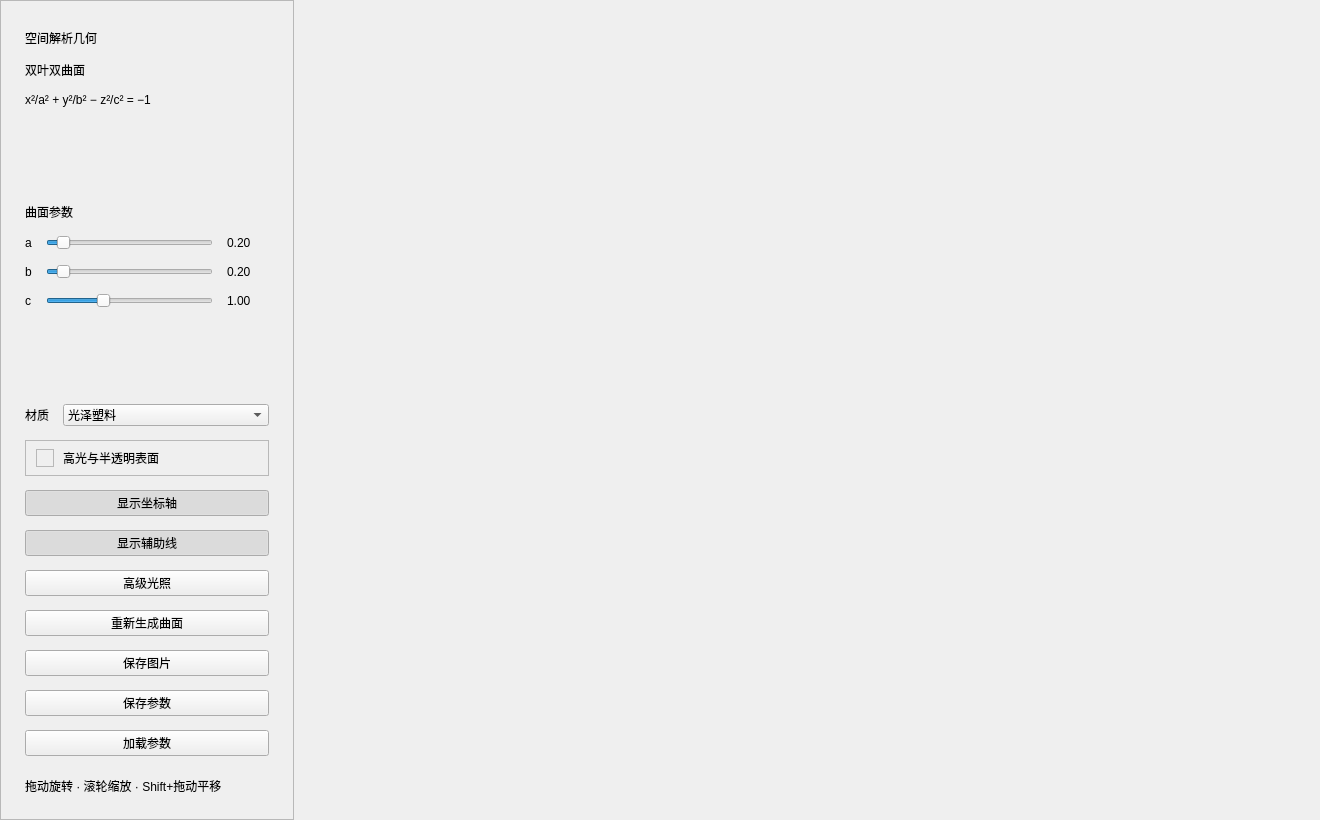
<?xml version="1.0" encoding="UTF-8"?>
<ui version="4.0">
 <class>MainWindow</class>
 <widget class="QMainWindow" name="MainWindow">
  <property name="geometry"><rect><x>0</x><y>0</y><width>1320</width><height>820</height></rect></property>
  <property name="windowTitle"><string>Math 教学 </string></property>
  <widget class="QWidget" name="centralwidget">
   <layout class="QHBoxLayout" name="rootLayout">
    <property name="spacing"><number>0</number></property>
    <property name="leftMargin"><number>0</number></property><property name="topMargin"><number>0</number></property><property name="rightMargin"><number>0</number></property><property name="bottomMargin"><number>0</number></property>
    <item>
     <widget class="QFrame" name="sidebar">
      <property name="minimumSize"><size><width>294</width><height>0</height></size></property>
      <property name="maximumSize"><size><width>294</width><height>16777215</height></size></property>
      <property name="frameShape"><enum>QFrame::StyledPanel</enum></property>
      <layout class="QVBoxLayout" name="sidebarLayout">
       <property name="leftMargin"><number>24</number></property><property name="topMargin"><number>28</number></property><property name="rightMargin"><number>24</number></property><property name="bottomMargin"><number>24</number></property>
       <property name="spacing"><number>14</number></property>
       <item><widget class="QLabel" name="titleLabel"><property name="text"><string>空间解析几何</string></property></widget></item>
       <item><widget class="QLabel" name="surfaceLabel"><property name="text"><string>双叶双曲面</string></property></widget></item>
       <item><widget class="QLabel" name="formulaLabel"><property name="text"><string>x²/a² + y²/b² − z²/c² = −1</string></property><property name="wordWrap"><bool>true</bool></property></widget></item>
       <item><spacer name="parameterSpacer"><property name="orientation"><enum>Qt::Vertical</enum></property><property name="sizeHint" stdset="0"><size><width>20</width><height>6</height></size></property></spacer></item>
       <item><widget class="QLabel" name="parameterLabel"><property name="text"><string>曲面参数</string></property></widget></item>
       <item><layout class="QFormLayout" name="parameterForm">
        <property name="verticalSpacing"><number>14</number></property>
        <item row="0" column="0"><widget class="QLabel" name="aLabel"><property name="text"><string>a</string></property></widget></item>
        <item row="0" column="1"><layout class="QHBoxLayout" name="aLayout"><item><widget class="QSlider" name="aSlider"><property name="orientation"><enum>Qt::Horizontal</enum></property><property name="minimum"><number>1</number></property><property name="maximum"><number>300</number></property><property name="value"><number>20</number></property></widget></item><item><widget class="QLabel" name="aValue"><property name="minimumSize"><size><width>42</width><height>0</height></size></property><property name="text"><string>0.20</string></property></widget></item></layout></item>
        <item row="1" column="0"><widget class="QLabel" name="bLabel"><property name="text"><string>b</string></property></widget></item>
        <item row="1" column="1"><layout class="QHBoxLayout" name="bLayout"><item><widget class="QSlider" name="bSlider"><property name="orientation"><enum>Qt::Horizontal</enum></property><property name="minimum"><number>1</number></property><property name="maximum"><number>300</number></property><property name="value"><number>20</number></property></widget></item><item><widget class="QLabel" name="bValue"><property name="minimumSize"><size><width>42</width><height>0</height></size></property><property name="text"><string>0.20</string></property></widget></item></layout></item>
        <item row="2" column="0"><widget class="QLabel" name="cLabel"><property name="text"><string>c</string></property></widget></item>
        <item row="2" column="1"><layout class="QHBoxLayout" name="cLayout"><item><widget class="QSlider" name="cSlider"><property name="orientation"><enum>Qt::Horizontal</enum></property><property name="minimum"><number>1</number></property><property name="maximum"><number>300</number></property><property name="value"><number>100</number></property></widget></item><item><widget class="QLabel" name="cValue"><property name="minimumSize"><size><width>42</width><height>0</height></size></property><property name="text"><string>1.00</string></property></widget></item></layout></item>
       </layout></item>
       <item><spacer name="actionsSpacer"><property name="orientation"><enum>Qt::Vertical</enum></property><property name="sizeHint" stdset="0"><size><width>20</width><height>6</height></size></property></spacer></item>
    <item>
     <layout class="QFormLayout" name="materialForm">
      <item row="0" column="0"><widget class="QLabel" name="materialLabel"><property name="text"><string>材质</string></property></widget></item>
      <item row="0" column="1"><widget class="QComboBox" name="materialCombo">
       <item><property name="text"><string>光泽塑料</string></property></item>
       <item><property name="text"><string>透明玻璃</string></property></item>
       <item><property name="text"><string>磨砂陶瓷</string></property></item>
       <item><property name="text"><string>抛光金属</string></property></item>
       <item><property name="text"><string>半透明玉石</string></property></item>
      </widget></item>
     </layout>
    </item>
    <item>
     <widget class="QFrame" name="materialPreviewBand">
      <property name="frameShape"><enum>QFrame::StyledPanel</enum></property>
      <layout class="QHBoxLayout" name="materialPreviewLayout">
       <property name="leftMargin"><number>10</number></property><property name="topMargin"><number>8</number></property><property name="rightMargin"><number>10</number></property><property name="bottomMargin"><number>8</number></property>
       <property name="spacing"><number>9</number></property>
       <item><widget class="QFrame" name="materialColorPreview"><property name="minimumSize"><size><width>18</width><height>18</height></size></property><property name="maximumSize"><size><width>18</width><height>18</height></size></property><property name="frameShape"><enum>QFrame::StyledPanel</enum></property></widget></item>
       <item><widget class="QLabel" name="materialDetailLabel"><property name="text"><string>高光与半透明表面</string></property><property name="wordWrap"><bool>true</bool></property></widget></item>
      </layout>
     </widget>
    </item>
       <item><widget class="QPushButton" name="axesButton"><property name="text"><string>显示坐标轴</string></property><property name="checkable"><bool>true</bool></property><property name="checked"><bool>true</bool></property></widget></item>
       <item><widget class="QPushButton" name="helpersButton"><property name="text"><string>显示辅助线</string></property><property name="checkable"><bool>true</bool></property><property name="checked"><bool>true</bool></property></widget></item>
       <item><widget class="QPushButton" name="lightingButton"><property name="text"><string>高级光照</string></property></widget></item>
       <item><widget class="QPushButton" name="regenerateButton"><property name="text"><string>重新生成曲面</string></property></widget></item>
       <item><widget class="QPushButton" name="saveButton"><property name="text"><string>保存图片</string></property></widget></item>
       <item><widget class="QPushButton" name="saveParametersButton"><property name="text"><string>保存参数</string></property></widget></item>
       <item><widget class="QPushButton" name="loadParametersButton"><property name="text"><string>加载参数</string></property></widget></item>
       <item><spacer name="verticalSpacer"><property name="orientation"><enum>Qt::Vertical</enum></property><property name="sizeType"><enum>QSizePolicy::Expanding</enum></property></spacer></item>
       <item><widget class="QLabel" name="hintLabel"><property name="text"><string>拖动旋转 · 滚轮缩放 · Shift+拖动平移</string></property><property name="wordWrap"><bool>true</bool></property></widget></item>
      </layout>
     </widget>
    </item>
    <item><widget class="QWidget" name="viewportHost" native="true"/></item>
   </layout>
  </widget>
 </widget>
 <resources/>
 <connections/>
</ui>
